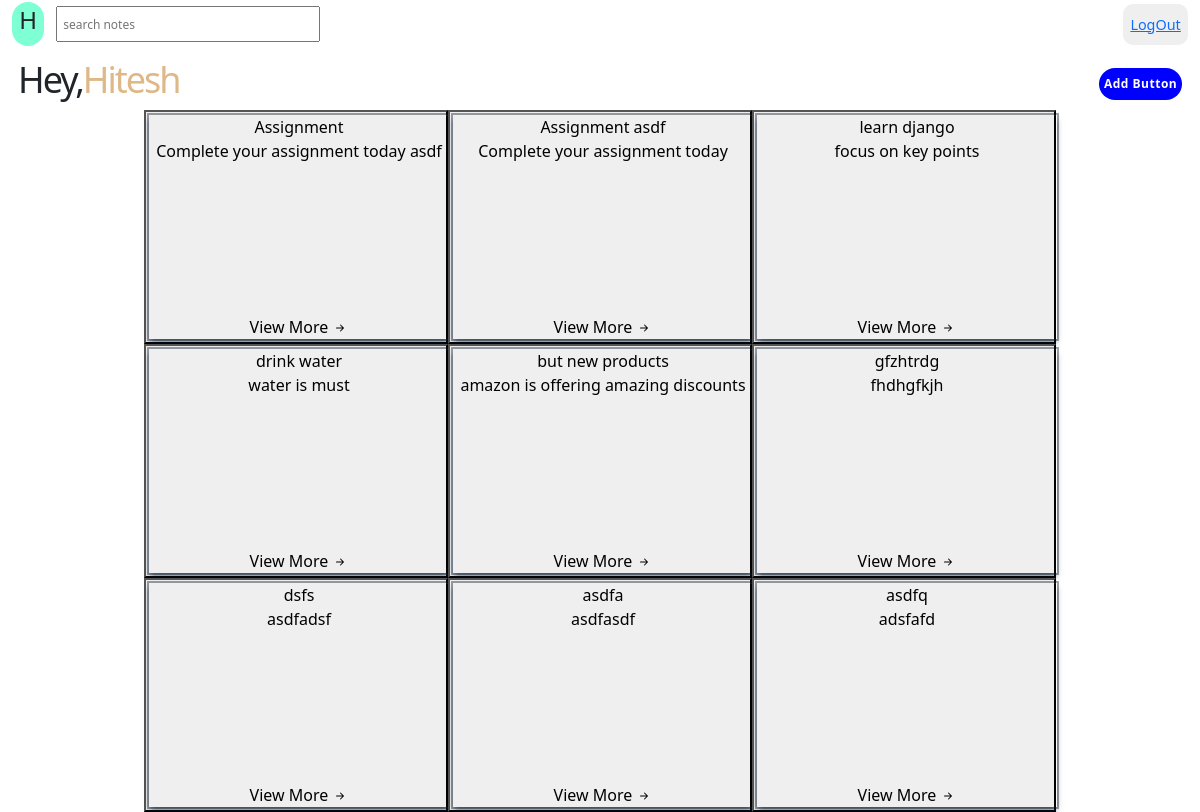
/notes/ (signed in), run on the app's committed database.
### notesList/models.py (models this page shows, shortened)
class note(models.Model):
    username = models.ForeignKey(User, on_delete=models.CASCADE)
    title = models.CharField(max_length=50)
    notes = models.TextField()
    last_modified = models.DateTimeField(auto_now=True)

### notesList/views.py (the view, shortened to what this page needs)
# urls.py: path('notes/', views.NotesView.as_view(), name='notes'),
class NotesView(LoginRequiredMixin, TemplateView):
    login_url = 'members:login'
    template_name = 'notesList/note.html'
    def get_context_data(self):
        context = super().get_context_data()
        context["user"] = self.request.user.username
        context["symbol"] = self.request.user.username[:1]
        user = User.objects.get(username=self.request.user.username)
        context["notes"] = note.objects.filter(username=user)
        return context

### notesList/templates/notesList/note.html (shortened to what this page needs)
{%load static%}
<!DOCTYPE html>
<html lang="en">
<head>
  <link rel="stylesheet" href="{%static 'notesList/css/note.css'%}">
  <link href="https://cdn.jsdelivr.net/npm/bootstrap@5.3.2/dist/css/bootstrap.min.css" rel="stylesheet"
>
</head>
<body>
  <div id="main">
    <div id="navbar">
      <nav id="nav">
        <div id="circle">
          <h1 id="logo">{{symbol}}</h1>
        </div>
        <input type="text" id="searchInput" placeholder="search notes">
      </nav>
      <button id="logout"><a href="{% url 'members:logout'%}">LogOut</a></button>
    </div>
    <div id="name">
      <h2>Hey,<span>{{user}}</span></h2>
      <button type="button" class="btn btn-primary" data-bs-toggle="modal" data-bs-target="#exampleModal">
        Add Button
      </button>
    </div>
    <div id="b1" style="display: flex;  flex-wrap: wrap;align-items: center; justify-content: center; ">
      {%for note in notes%}
        <button type="button" class="note-btn" data-bs-toggle="modal" class="border-0 " data-bs-target="#exampleModal1">
          <div class="card1">
            <p class="card-title">{{note.title}}</p>
            <p class="card-des"> {{note.notes}} </p>
            <p class="card-text">
              <span>View More</span>
            </p>
          </div>
        </button>
      {%endfor%}
    </div>
  </div>
</body>
</html>

### static/notesList/css/note.css (style rules this page uses)
* { margin: 0; padding: 0; box-sizing: border-box; }
html { margin: 0; padding: 0; font-family: 'Poppins'; }
a { cursor: pointer; text-decoration: none; color: red; }
.card1 { box-shadow: rgba(6, 24, 44, 0.4) 0px 0px 0px 2px, rgba(6, 24, 44, 0.65) 0px 4px 6px -1px, rgba(255, 255, 255, 0.08) 0px 1px 0px inset; padding: 0%; margin: 1%; height: 20%; width: 300px; }
.card-des { overflow: hidden; white-space: normal; height: 10em; text-overflow: -o-ellipsis-lastline; }

### data on the page
note: title "Assignment", notes "Complete your assignment today asdf"
note: title "Assignment asdf", notes "Complete your assignment today"
note: title "learn django", notes "focus on key points"
note: title "drink water", notes "water is must"
note: title "but new products", notes "amazon is offering amazing discounts"
note: title "gfzhtrdg", notes "fhdhgfkjh"
note: title "dsfs", notes "asdfadsf"
note: title "asdfa", notes "asdfasdf"
note: title "asdfq", notes "adsfafd"

### other printed values
{{ symbol }} "H"
{{ user }} "Hitesh"
